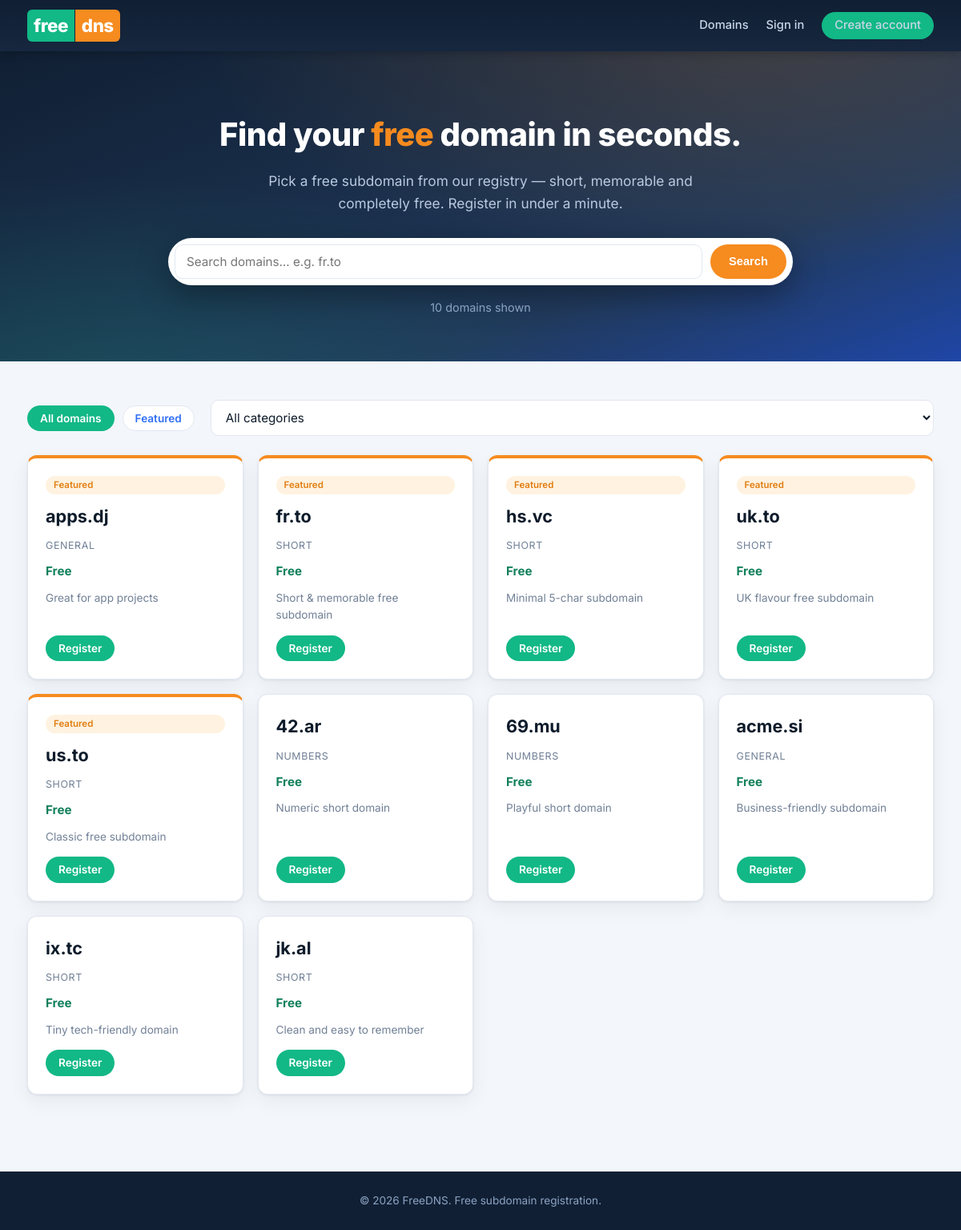
The page / on the database its author committed.
### tables this page shows
CREATE TABLE IF NOT EXISTS domains (
    id          INT UNSIGNED NOT NULL AUTO_INCREMENT,
    name        VARCHAR(190) NOT NULL,
    price       DECIMAL(10,2) NOT NULL DEFAULT 0.00,
    description VARCHAR(255)          DEFAULT NULL,
    category    VARCHAR(60)           DEFAULT 'General',
    featured    TINYINT(1)   NOT NULL DEFAULT 0,
    available   TINYINT(1)   NOT NULL DEFAULT 1,
    created_at  TIMESTAMP    NOT NULL DEFAULT CURRENT_TIMESTAMP,
    PRIMARY KEY (id),
    UNIQUE KEY uq_domains_name (name),
    KEY idx_domains_available (available)
);

### includes/functions.php (called while the page is built, shortened)
<?php
function base_url(): string {
    $base = BASE_URL;
    if ($base === '') {
        $scheme = (!empty($_SERVER['HTTPS']) && $_SERVER['HTTPS'] !== 'off') ? 'https' : 'http';
        $host   = $_SERVER['HTTP_HOST'] ?? 'localhost';
        $appRoot = realpath(__DIR__ . '/..');
        $docRoot = is_dir($appRoot) ? str_replace('\\', '/', realpath($_SERVER['DOCUMENT_ROOT'] ?? '/')) : null;
        $rel     = '';
        if ($docRoot !== null && $appRoot !== false && str_starts_with(str_replace('\\', '/', $appRoot), $docRoot)) {
            $rel = rtrim(substr(str_replace('\\', '/', $appRoot), strlen($docRoot)), '/');
        }
        $base = "$scheme://$host$rel";
    }
    return rtrim($base, '/');
}
function url(string $path = ''): string {
    return base_url() . '/' . ltrim($path, '/');
}
function e(string $value): string {
    return htmlspecialchars($value, ENT_QUOTES, 'UTF-8');
}

### includes/auth.php (called while the page is built, shortened)
<?php
require_once __DIR__ . '/db.php';
function cur_user(): ?array {
    if (!isset($_SESSION['user_id'])) return null;
    $st = db()->prepare('SELECT id, username, email, is_admin, created_at FROM users WHERE id = ?');
    $st->execute([$_SESSION['user_id']]);
    $u = $st->fetch();
    return $u;
}

### includes/db.php (called while the page is built, shortened)
<?php
function db(): PDO {
    static $pdo = null;
    if ($pdo === null) {
        $dsn = 'mysql:host=' . DB_HOST . ';dbname=' . DB_NAME . ';charset=utf8mb4';
        try {
            $pdo = new PDO($dsn, DB_USER, DB_PASS, [
                PDO::ATTR_ERRMODE            => PDO::ERRMODE_EXCEPTION,
                PDO::ATTR_DEFAULT_FETCH_MODE => PDO::FETCH_ASSOC,
                PDO::ATTR_EMULATE_PREPARES   => false,
            ]);
        } catch (PDOException $e) {
            http_response_code(500);
            exit('Database connection failed: ' . htmlspecialchars($e->getMessage()));
        }
    }
    return $pdo;
}

### index.php (the view, shortened to what this page needs)
<?php
require_once __DIR__ . '/includes/layout.php';
$q      = trim($_GET['q'] ?? '');
$cat    = trim($_GET['cat'] ?? '');
$only   = trim($_GET['only'] ?? '');
$where  = ['available = 1'];
$params = [];
$order = 'featured DESC, name ASC';
$sql = 'SELECT * FROM domains WHERE ' . implode(' AND ', $where) . ' ORDER BY ' . $order . ' LIMIT 100';
$st  = db()->prepare($sql);
$st->execute($params);
$domains = $st->fetchAll();
page_header('Find your free domain', ['home']);
?>
<section class="hero">
    <div class="container">
        <h1>Find your <span class="highlight">free</span> domain in seconds.</h1>
        <p>Pick a free subdomain from our registry — short, memorable and completely free. Register in under a minute.</p>
        <form class="search-bar" method="get" action="index.php">
            <input type="search" name="q" value="<?php echo e($q); ?>"
                   placeholder="Search domains… e.g. fr.to" autocomplete="off">
            <button class="btn btn-orange" type="submit">Search</button>
        </form>
        <div class="search-stats"><?php echo count($domains); ?> domains shown</div>
    </div>
</section>
<section class="section">
    <div class="container">
        <div class="filter-bar">
            <a href="<?php echo url('index.php'); ?>" class="btn btn-sm <?php echo $only === '' && $cat === '' && $q === '' ? 'btn-primary' : 'btn-outline'; ?>">All domains</a>
            <a href="<?php echo url('index.php?only=featured'); ?>" class="btn btn-sm <?php echo $only === 'featured' ? 'btn-primary' : 'btn-outline'; ?>">Featured</a>
            <form method="get" action="index.php" style="display:flex;gap:8px;flex:1;">
                <select name="cat" data-auto-submit>
                    <option value="">All categories</option>
                </select>
            </form>
        </div>
        <?php if (!$domains): ?>
            <div class="empty-state">
                <div class="icon">&#128269;</div>
                <h3>No domains found</h3>
                <p>Try a different search term, or check back later — new domains are added by admins.</p>
            </div>
        <?php else: ?>
            <div class="domain-grid">
                <?php foreach ($domains as $d): ?>
                    <div class="domain-card <?php echo (int)$d['featured'] ? 'featured' : ''; ?>">
                        <?php if ((int)$d['featured']): ?>
                            <span class="badge badge-featured">Featured</span>
                        <?php endif; ?>
                        <div class="domain-name"><?php echo e($d['name']); ?></div>
                        <div class="domain-cat"><?php echo e($d['category']); ?></div>
                        <div class="domain-price"><span class="free">Free</span>&nbsp;<?php echo $d['price'] > 0 ? '· $' . number_format((float)$d['price'], 2) : ''; ?></div>
                        <?php if ($d['description']): ?>
                            <div class="domain-desc"><?php echo e($d['description']); ?></div>
                        <?php endif; ?>
                        <div class="domain-actions">
                            <a class="btn btn-sm btn-primary" href="<?php echo url('checkout.php?domain=' . urlencode($d['name'])); ?>">Register</a>
                        </div>
                    </div>
                <?php endforeach; ?>
            </div>
        <?php endif; ?>
    </div>
</section>
<?php
page_footer();

### includes/layout.php (shortened to what this page needs)
<?php
require_once __DIR__ . '/auth.php';
require_once __DIR__ . '/functions.php';
function page_header(string $title = '', array $bodyClass = []): void {
    $u     = cur_user();
    $bc    = $bodyClass ? ' class="' . e(implode(' ', $bodyClass)) . '"' : '';
    ?>
<!DOCTYPE html>
<html lang="en">
<head>
    <link rel="stylesheet" href="<?php echo url('assets/css/style.css'); ?>">
</head>
<body<?php echo $bc; ?>>
<header class="site-header">
    <div class="container header-inner">
        <a class="brand" href="<?php echo url('index.php'); ?>">
            <span class="brand-mark">free</span><span class="brand-mark-accent">dns</span>
        </a>
        <nav class="main-nav" id="mainNav">
            <a href="<?php echo url('index.php'); ?>">Domains</a>
            <?php if ($u): ?>
                <a href="<?php echo url('dashboard.php'); ?>">My Domains</a>
                <a class="nav-user" href="<?php echo url('dashboard.php'); ?>"><?php echo e($u['username']); ?></a>
                <a class="btn btn-sm btn-ghost" href="<?php echo url('logout.php'); ?>">Sign out</a>
            <?php else: ?>
                <a href="<?php echo url('login.php'); ?>">Sign in</a>
                <a class="btn btn-sm btn-primary" href="<?php echo url('register.php'); ?>">Create account</a>
            <?php endif; ?>
        </nav>
    </div>
</header>
<main class="page">
    <?php
}
function page_footer(): void {
    ?>
</main>
<footer class="site-footer">
    <div class="container">
        <p>&copy; <?php echo date('Y'); ?> <?php echo e(SITE_NAME); ?>. Free subdomain registration.</p>
    </div>
</footer>
</body>
</html>
    <?php
}

### rows shown on the page
domains: featured "Featured", name "apps.dj", category "GENERAL", description "Great for app projects"
domains: featured "Featured", name "fr.to", category "SHORT", description "Short & memorable free subdomain"
domains: featured "Featured", name "hs.vc", category "SHORT", description "Minimal 5-char subdomain"
domains: featured "Featured", name "uk.to", category "SHORT", description "UK flavour free subdomain"
domains: featured "Featured", name "us.to", category "SHORT", description "Classic free subdomain"
domains: name "42.ar", category "NUMBERS", description "Numeric short domain"
domains: name "69.mu", category "NUMBERS", description "Playful short domain"
domains: name "acme.si", category "GENERAL", description "Business-friendly subdomain"
domains: name "ix.tc", category "SHORT", description "Tiny tech-friendly domain"
domains: name "jk.al", category "SHORT", description "Clean and easy to remember"

### other values the page prints
count($domains) "10"
SITE_NAME "FreeDNS"
